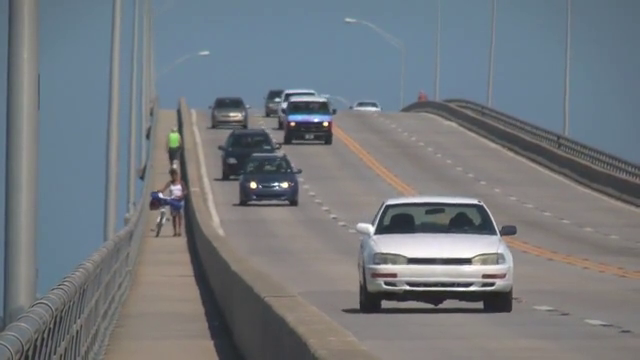
#> input picture frame 91 of Optical flow/slow_traffic_small.mp4, 640 x 360 px
$ jupyter execute Lucas-Kanade_And_Dense.ipynb
#> lines starting #> are read from the running program, lines starting #| are printed output that depends on the picture; after the words box and inside, x2 and y2 are one past the last pixel; in counts of white or black regions, pixels touching at a corner belong together; pictures that were not available may be replaced by others from this repository, and a replacement may not be noted
<h1 dir='rtl'>Optical flow</h1>

<h4 dir='rtl'>Optical flow الگوی حرکت ظاهری اجسام بین دو فریم متوالی است که در اثر حرکت جسم یا دوربین ایجاد میشود. درواقع با کمک این تکنیک جهت و سرعت اجسام داخل تصویر رو متوجه میشویم.</h4>

## Lucas-Kanda Optimal flow in OpenCV

[cell 1]
import cv2
import numpy as np
import matplotlib.pyplot as plt

[cell 2]
cap= cv2.VideoCapture('slow_traffic_small.mp4')

# params for shiTomasi corner detection
feature_params= dict(maxCorners= 100, qualityLevel= 0.3, minDistance= 7, blockSize= 7)

lk_params= dict(winSize= (15,15), maxLevel= 2, criteria= (cv2.TERM_CRITERIA_EPS | cv2.TERM_CRITERIA_COUNT, 10, 0.03))

color= np.random.randint(0, 255, (100,3))

_, old_frame= cap.read()
#> old_frame is the input picture: shape (360, 640, 3); mean B, G, R 126.6, 121.2, 115.7
old_gray= cv2.cvtColor(old_frame, cv2.COLOR_BGR2GRAY)
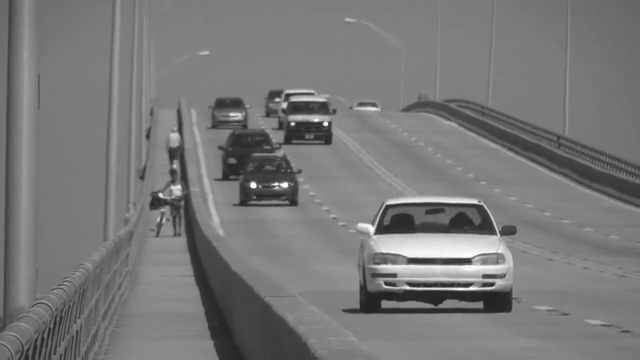
#> old_gray: shape (360, 640); min 30, max 255, mean 120.1

p0= cv2.goodFeaturesToTrack(old_gray, mask= None, **feature_params)
#> p0 = [[253, 185], [325, 123], [285, 184], [292, 123], [376, 232], [277, 185], [495, 233], [284, 105], [372, 226]]
mask= np.zeros_like(old_frame)

while True:
    ret, frame= cap.read()
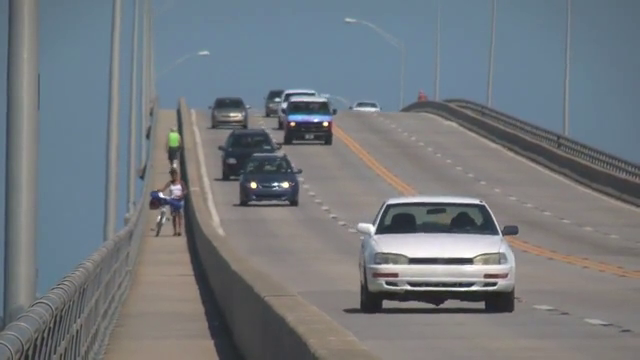
#> input picture frame 92 of Optical flow/slow_traffic_small.mp4, 640 x 360 px
#> frame is the input picture: shape (360, 640, 3); mean B, G, R 126.3, 121.1, 115.4

    if not ret:
        print("frame Error :(")
        break

    frame_gray= cv2.cvtColor(frame, cv2.COLOR_BGR2GRAY)
    p1, st, err= cv2.calcOpticalFlowPyrLK(old_gray, frame_gray, p0, None, **lk_params)
#> p1 = [[253.2, 185.1], [324.9, 123], [285.5, 183.9], [292, 123.1], [376.7, 231.7], [277, 185], [497, 232.9], [284, 105], [372.8, 225.8]]; st = [1, 1, 1, 1, 1, 1, 1, 1, 1]; err = [5.46, 2.95, 5.08, 2.09, 2.29, 6.98, 1.45, 2.41, 3.32]

    if p1 is not None:
        good_new= p1[st==1]
#> good_new has the same summary as p1
        good_old= p0[st==1]
#> good_old has the same summary as p0
    for i, (new,old) in enumerate(zip(good_new, good_old)):
        a,b= new.ravel()
        c,d= old.ravel()
        mask= cv2.line(mask, (int(a), int(b)), (int(c), int(d)), color[i].tolist(), 2)
        frame= cv2.circle(frame, (int(a), int(b)), 5, color[i].tolist(), -1)
#> this loop made 9 passes
#> (a, b, c, d) on passes 1 to 9: (253.2, 185.1, 253, 185), (324.9, 123, 325, 123), (285.5, 183.9, 285, 184), (292, 123.1, 292, 123), (376.7, 231.7, 376, 232), (277, 185, 277, 185), (497, 232.9, 495, 233), (284, 105, 284, 105), (372.8, 225.8, 372, 226)
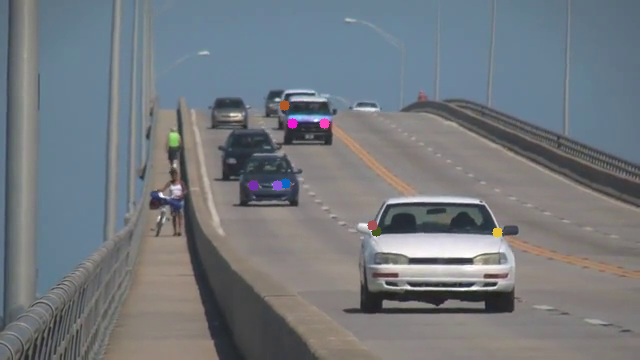
#> frame: shape (360, 640, 3); mean B, G, R 126.3, 121, 115.5
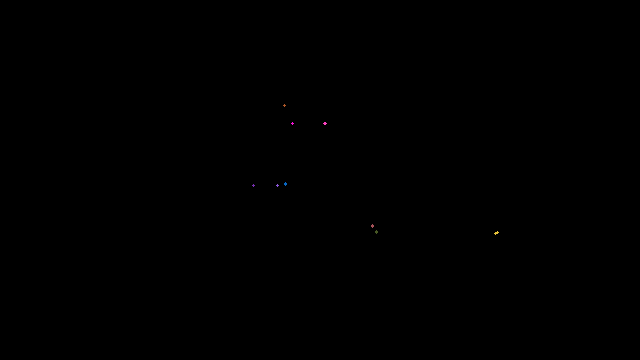
#> mask: shape (360, 640, 3); mean of channels 0, 1, 2 0, 0, 0; drawn as B, G, R

    img= cv2.add(frame, mask)
    cv2.imshow('frame', img)

    k= cv2.waitKey(30)&0xff
#> (key Esc is pressed here)

    if k == 27:
        break

    old_gray= frame_gray.copy()
    p0= good_new.reshape(-1,1,2)
cv2.destroyAllWindows()

## Dense Optical Flow in OpenCV

[cell 3]
cap= cv2.VideoCapture('vtest.avi')

ret,frame1= cap.read()

prvs= cv2.cvtColor(frame1, cv2.COLOR_BGR2GRAY)
hsv= np.zeros_like(frame1)
hsv[...,1]= 255

while True:
    ret, frame2= cap.read()

    if not ret:
        print("frame Error ;(")
        break

    next= cv2.cvtColor(frame2, cv2.COLOR_BGR2GRAY)
    flow= cv2.calcOpticalFlowFarneback(prvs, next, None, 0.5, 3, 15, 3, 5, 1.2, 0)
    mag, ang= cv2.cartToPolar(flow[...,0], flow[...,1])
    hsv[...,0]= ang*180/np.pi/2
    hsv[...,2]= cv2.normalize(mag, None, 0, 255, cv2.NORM_MINMAX)
    bgr= cv2.cvtColor(hsv, cv2.COLOR_HSV2BGR)
    cv2.imshow('frame2', bgr)

    k= cv2.waitKey(30)&0xff
#> (key Esc is pressed here)

    if k==27:
        break

    elif k==ord('s'):
        cv2.imwrite('Opticalfb.png', frame2)
        cv2.imwrite("opricalhsv.png", bgr)

    prvs= next
cv2.destroyAllWindows()

[cell 4]
def draw_flow(img, flow, step= 16):

#> called with flow = array of shape (360, 640, 2), step = 16
    h,w= img.shape[:2]
#> h = 360; w = 640
    y,x= np.mgrid[step/2:h:step, step/2:w:step].reshape(2,-1).astype(int)
#> y = 880 values from 8 to 344
    fx, fy= flow[y,x].T
#> fx = 880 values, max 29.42 at index 219, min -29.84 at index 789, mean -0.743; fy = 880 values, max 20.92 at index 722, min -22.53 at index 836, mean -0.0493

    lines= np.vstack([x, y, x-fx, y-fy]).T.reshape(-1,2,2)
    lines= np.int32(lines+0.5)

    img_bgr= cv2.cvtColor(img, cv2.COLOR_GRAY2BGR)
    cv2.polylines(img_bgr, lines, 0, (0, 255,0))
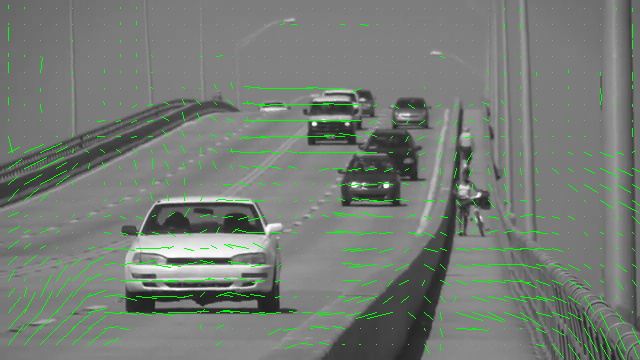
#> img_bgr: shape (360, 640, 3); mean B, G, R 116.6, 123.9, 116.6

    for (x1,y1), (_x2, _y2) in lines:
        cv2.circle(img_bgr, (x1,y1), 1, (0,255,0), -1)
#> this loop made 880 passes
#> (x1, y1, _x2, _y2) on passes 1 to 3: (8, 8, 8, 5), (24, 8, 24, 7), (40, 8, 40, 8)
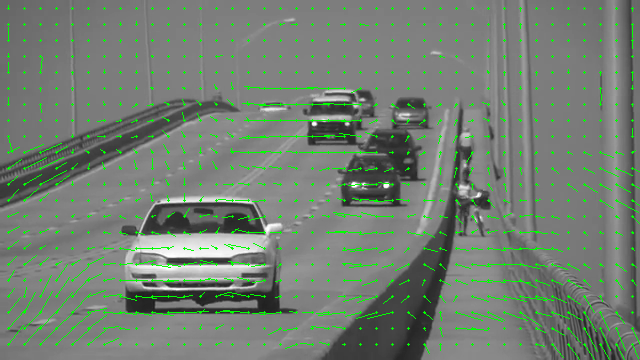
#> img_bgr: shape (360, 640, 3); 1.3% of pixels changed, all inside (x1, y1, x2, y2) = (7, 7, 634, 346)

    return img_bgr

def draw_hsv(flow):

    h,w= flow.shape[:2]
#> h = 360; w = 640
    fx, fy= flow[:,:,0], flow[:,:,1]

    ang = np.arctan2(fy, fx) + np.pi
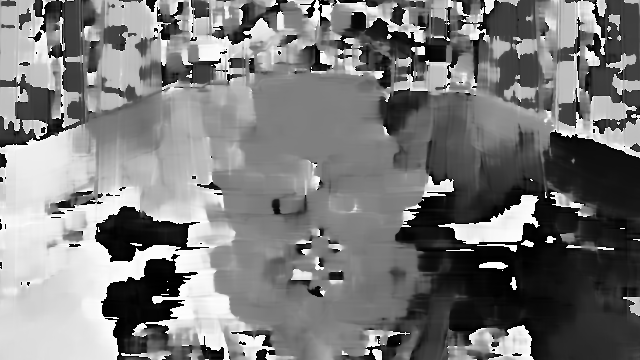
#> ang: shape (360, 640) float32; min 1.91e-06, max 6.28, mean 3.02; drawn with min black and max white
    v = np.sqrt(fx*fx+fy*fy)
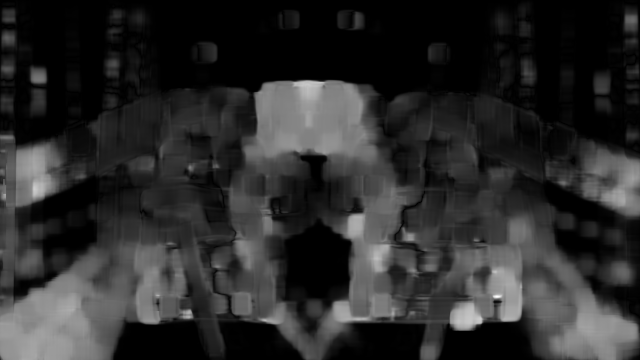
#> v: shape (360, 640) float32; min 5.29e-23, max 41.59, mean 7.2; drawn with min black and max white

    hsv = np.zeros((h, w, 3), np.uint8)
    hsv[...,0] = ang*(180/np.pi/2)
    hsv[...,1] = 255
    hsv[...,2] = np.minimum(v*4, 255)
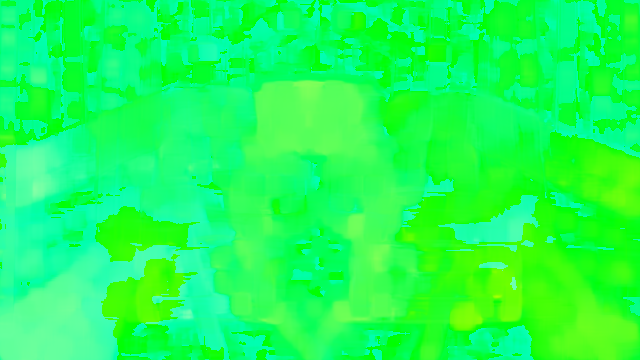
#> hsv: shape (360, 640, 3); mean of channels 0, 1, 2 86.1, 255, 28.4; drawn as B, G, R
    bgr = cv2.cvtColor(hsv, cv2.COLOR_HSV2BGR)
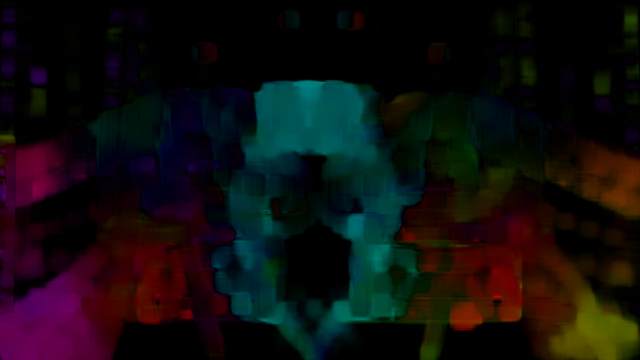
#> bgr: shape (360, 640, 3); mean B, G, R 14.1, 14.1, 16.7

    return bgr

cap = cv2.VideoCapture(0)

suc, prev = cap.read()
prevgray = cv2.cvtColor(prev, cv2.COLOR_BGR2GRAY)

while True:

    suc, img = cap.read()
    img= cv2.flip(img, 1)
    gray = cv2.cvtColor(img, cv2.COLOR_BGR2GRAY)

    flow = cv2.calcOpticalFlowFarneback(prevgray, gray, None, 0.5, 3, 15, 3, 5, 1.2, 0)

    prevgray = gray

    cv2.imshow('flow', draw_flow(gray, flow))
    cv2.imshow('flow HSV', draw_hsv(flow))

    key = cv2.waitKey(5)
#> (key Esc is pressed here)
    if key == 27:
        break

cap.release()
cv2.destroyAllWindows()

$ run again, starting later in the video
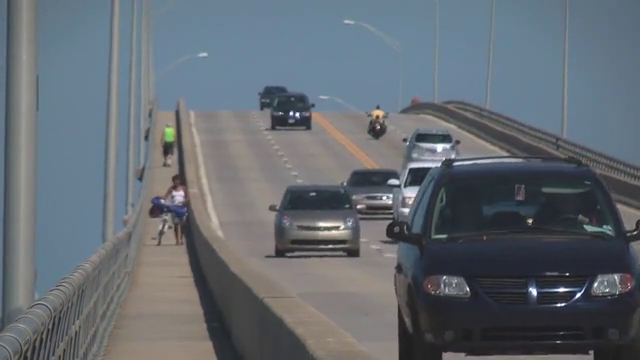
#> input picture frame 411 of Optical flow/slow_traffic_small.mp4, 640 x 360 px
#> old_frame is the input picture: shape (360, 640, 3); mean B, G, R 113.8, 106.6, 99.3
#> p0 = 17 rows, first 8: [294, 114], [531, 289], [385, 196], [529, 221], [341, 225], [400, 183], [439, 147], [407, 211]
#> p1 = 17 rows, first 8: [294.6, 114.4], [534.4, 289.9], [385.4, 196.4], [531.1, 221.4], [341.3, 225.4], [400.7, 183.5], [438.4, 146.6], [408.9, 211.6]; st = 17 values from 1 to 1; err = 17 values, max 10.69 at index 3, min 2.17 at index 16, mean 5.97
#> good_new has the same summary as p1
#> good_old has the same summary as p0
#> the loop `for i, (new,old) in enumerate(zip(good_new, good_old)):` made 17 passes
#> (a, b, c, d) on passes 1 to 8: (294.6, 114.4, 294, 114), (534.4, 289.9, 531, 289), (385.4, 196.4, 385, 196), (531.1, 221.4, 529, 221), (341.3, 225.4, 341, 225), (400.7, 183.5, 400, 183), (438.4, 146.6, 439, 147), (408.9, 211.6, 407, 211)
#> in draw_flow, `fx, fy= flow[y,x].T`: fx = 880 values, max 29.29 at index 685, min -28.95 at index 475, mean 3.38; fy = 880 values, max 29.86 at index 784, min -16.25 at index 242, mean 0.593
#> the loop in draw_flow, `for (x1,y1), (_x2, _y2) in lines:` made 880 passes
#> (x1, y1, _x2, _y2) on passes 1 to 3: (8, 8, 8, 10), (24, 8, 24, 8), (40, 8, 40, 8)
#> after the loop in draw_flow, `for (x1,y1), (_x2, _y2) in lines:`:
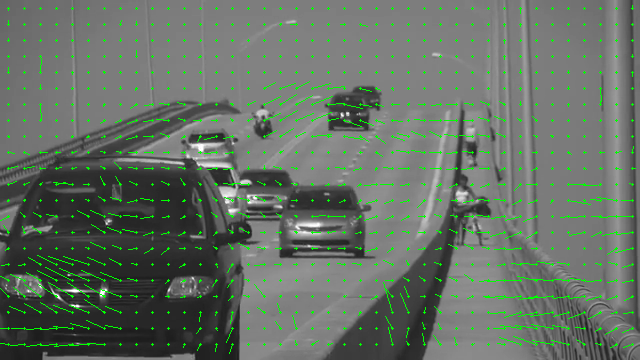
#> img_bgr: shape (360, 640, 3); mean B, G, R 101.3, 110.9, 101.3
#> in draw_hsv, `bgr = cv2.cvtColor(hsv, cv2.COLOR_HSV2BGR)`:
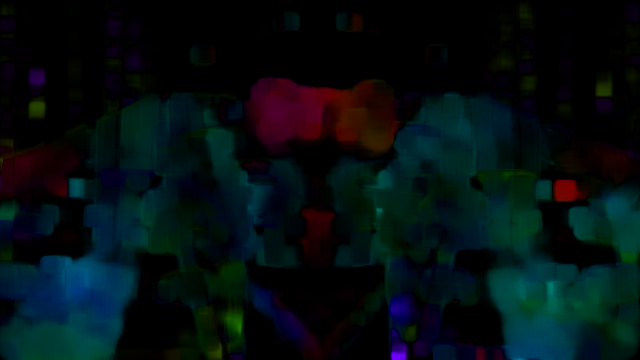
#> bgr: shape (360, 640, 3); mean B, G, R 17.5, 15.5, 4.1

$ run again, starting later in the video
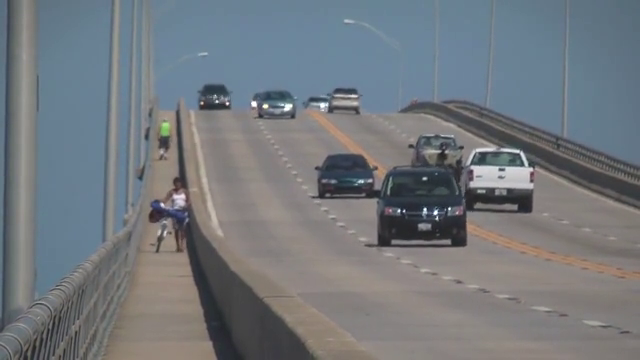
#> input picture frame 731 of Optical flow/slow_traffic_small.mp4, 640 x 360 px
#> old_frame is the input picture: shape (360, 640, 3); mean B, G, R 125.5, 120.3, 115.1
#> p0 = 21 rows, first 8: [435, 212], [265, 106], [401, 210], [254, 104], [425, 210], [448, 208], [326, 105], [228, 102]
#> p1 = 21 rows, first 8: [436, 213.1], [265, 107.2], [401.6, 211.5], [254.5, 104.4], [425.8, 211.2], [449, 209.5], [325.8, 106.5], [228, 102.6]; st = 21 values from 1 to 1; err = 21 values, max 10.35 at index 3, min 1.53 at index 13, mean 5.09
#> good_new has the same summary as p1
#> good_old has the same summary as p0
#> the loop `for i, (new,old) in enumerate(zip(good_new, good_old)):` made 21 passes
#> (a, b, c, d) on passes 1 to 8: (436, 213.1, 435, 212), (265, 107.2, 265, 106), (401.6, 211.5, 401, 210), (254.5, 104.4, 254, 104), (425.8, 211.2, 425, 210), (449, 209.5, 448, 208), (325.8, 106.5, 326, 105), (228, 102.6, 228, 102)
#> in draw_flow, `fx, fy= flow[y,x].T`: fx = 880 values, max 15.25 at index 218, min -22.41 at index 439, mean -0.573; fy = 880 values, max 23.13 at index 723, min -22.17 at index 836, mean 0.554
#> the loop in draw_flow, `for (x1,y1), (_x2, _y2) in lines:` made 880 passes
#> (x1, y1, _x2, _y2) on passes 1 to 3: (8, 8, 8, 4), (24, 8, 24, 8), (40, 8, 40, 8)
#> in draw_hsv, `bgr = cv2.cvtColor(hsv, cv2.COLOR_HSV2BGR)`:
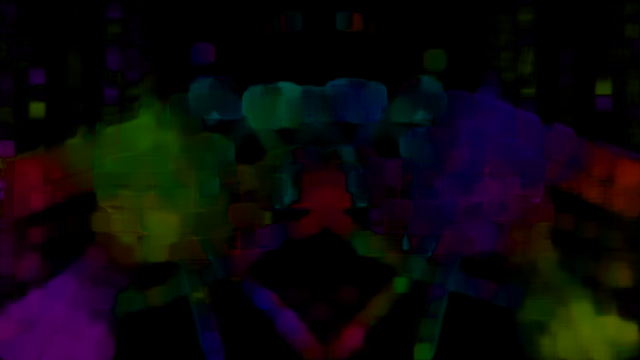
#> bgr: shape (360, 640, 3); mean B, G, R 10.9, 8.6, 11.8
